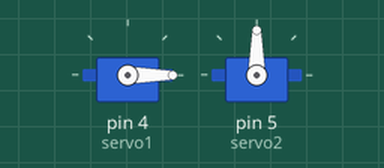
This sketch was run on a simulated Arduino Uno, built with avr-gcc and run on an emulated ATmega328P. Parts: 2 × servo.

Above: at 0.05 s.
Timing chart, 0 to 3.0 s (numbered marks = the images above):
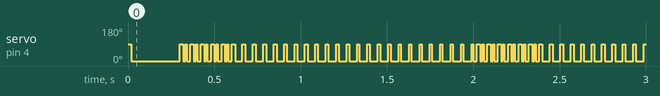

The sketch:

inverse_kinematic.ino
```cpp
#include <Servo.h>
Servo servo1;
Servo servo2;

float X=4 , Y=6;

float L1=30 , L2=45;
float ang1=90;
float ang4 , ang5;

void setup() {
  servo1.attach(4);
  servo2.attach(5);
}
void loop(){

ang5= sq(X)+sq(Y)-sq(L1)-sq(L2)/2*L1*L2;
  ang5=cos(ang5);

servo1.write(ang5);

  ang4=ang1-ang5;
servo1.write(ang4);
}
```

Measured:
- by itself, servo on pin 4 (servo1): moves between 0° and 89°, repeating every 0.06 s
